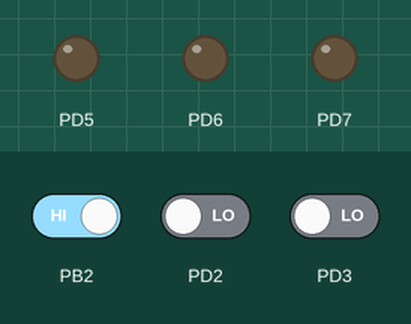
Recording of a program running on a simulated ATmega32, built with avr-gcc and emulated at 1 MHz (the files do not name the chip). Parts: output pins drawn as LEDs (lit = HIGH). The inputs (shaded band) are chosen by the test bench; at power-on: PB2 HIGH, PD2 LOW, PD3 LOW.

Above: at 1.2 s.
1.3 s: PB2 driven LOW
At 1.6 s:
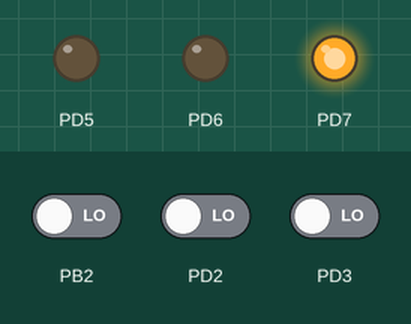
3.8 s: PD2 driven HIGH
At 4.6 s:
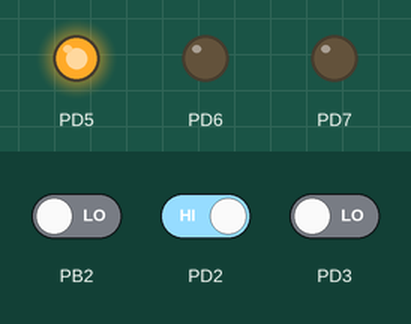
6.3 s: PD3 driven HIGH
At 6.6 s:
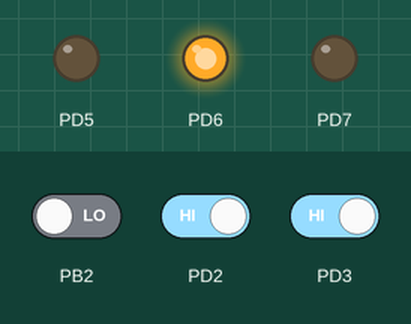
Timing chart, 0 to 9.3 s (numbered marks = the images above; inputs shaded):
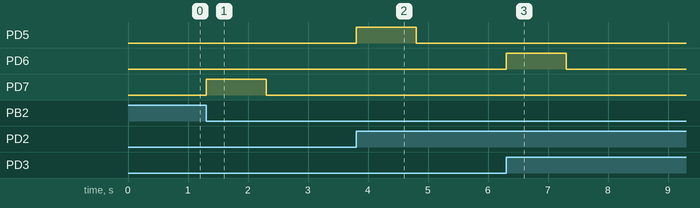

Measured:
- after the input at 1.3 s, PD7: LOW → HIGH at once, → LOW 1.0 s later
- after the input at 3.8 s, PD5: LOW → HIGH at once, → LOW 1.0 s later
- after the input at 6.3 s, PD6: LOW → HIGH at once, → LOW 1.0 s later

The program:

main.c
```c
/*
 * ISR_Project.c
 *
 * Created: 9/10/2023 7:28:51 AM
 * Author : Hussein Sabry
 */

#include <avr/io.h>
#include <avr/interrupt.h>
#include <util/delay.h>


#define SET_BIT(ADDRESS,BIT) ADDRESS |= (1<<BIT)
#define RESET_BIT(ADDRESS,BIT) ADDRESS &= ~(1<<BIT)
#define TOGGLE_BIT(ADDRESS,BIT) ADDRESS ^= (1<<BIT)
#define READ_BIT(ADDRESS,BIT) ((ADDRESS & (1<<BIT))>>BIT)


int main(void)
{
	// SET ANY LOGICAL CHANGE
	SET_BIT(MCUCR,0);
	RESET_BIT(MCUCR,1);

	//SET RAISING EDGE
	SET_BIT(MCUCR,2);
	SET_BIT(MCUCR,3);

	//SET FALLING EDGE
	SET_BIT(MCUCR,6);


	// SET ALL GENERAL INTERRUPT CONTROL REGERTER
	SET_BIT(GICR,5);
	SET_BIT(GICR,6);
	SET_BIT(GICR,7);

	//set bit as output bit 5,6,7

	SET_BIT(DDRD,5);
	SET_BIT(DDRD,6);
	SET_BIT(DDRD,7);


	//GLOBAL INTERRUPT ENABLE sei is a fuction in avr libr. to set GI reg. enebled
	sei();


    /* Replace with your application code */
	//reat bit after interrupt.
    while (1)
    {
		RESET_BIT(PORTD,5);
	    RESET_BIT(PORTD,6);
		RESET_BIT(PORTD,7);

    }
}

ISR(INT0_vect){

	SET_BIT(PORTD,5);
	_delay_ms(1000);

}
ISR(INT1_vect){

	SET_BIT(PORTD,6);
	_delay_ms(1000);

}
ISR(INT2_vect){

	SET_BIT(PORTD,7);
	_delay_ms(1000);
}
```

delay.h
```c
// (licence header left out)
/* $Id$ */

#ifndef _UTIL_DELAY_H_
#define _UTIL_DELAY_H_ 1

#ifndef __DOXYGEN__
#  ifndef __HAS_DELAY_CYCLES
#    define __HAS_DELAY_CYCLES 1
#  endif
#endif  /* __DOXYGEN__ */

#include <inttypes.h>
#include <util/delay_basic.h>
#include <math.h>

/** \file */
/** \defgroup util_delay <util/delay.h>: Convenience functions for busy-wait delay loops
    \code
    #define F_CPU 1000000UL  // 1 MHz
    //#define F_CPU 14.7456E6
    #include <util/delay.h>
    \endcode

    \note As an alternative method, it is possible to pass the
    F_CPU macro down to the compiler from the Makefile.
    Obviously, in that case, no \c \#define statement should be
    used.

    The functions in this header file are wrappers around the basic
    busy-wait functions from <util/delay_basic.h>.  They are meant as
    convenience functions where actual time values can be specified
    rather than a number of cycles to wait for.  The idea behind is
    that compile-time constant expressions will be eliminated by
    compiler optimization so floating-point expressions can be used
    to calculate the number of delay cycles needed based on the CPU
    frequency passed by the macro F_CPU.

    \note In order for these functions to work as intended, compiler
    optimizations <em>must</em> be enabled, and the delay time
    <em>must</em> be an expression that is a known constant at
    compile-time.  If these requirements are not met, the resulting
    delay will be much longer (and basically unpredictable), and
    applications that otherwise do not use floating-point calculations
    will experience severe code bloat by the floating-point library
    routines linked into the application.

    The functions available allow the specification of microsecond, and
    millisecond delays directly, using the application-supplied macro
    F_CPU as the CPU clock frequency (in Hertz).

*/

#if !defined(__DOXYGEN__)
static __inline__ void _delay_us(double __us) __attribute__((__always_inline__));
static __inline__ void _delay_ms(double __ms) __attribute__((__always_inline__));
#endif

#ifndef F_CPU 1000000UL
/* prevent compiler error by supplying a default */
# warning "F_CPU not defined for <util/delay.h>"
/** \ingroup util_delay
    \def F_CPU
    \brief CPU frequency in Hz

    The macro F_CPU specifies the CPU frequency to be considered by
    the delay macros.  This macro is normally supplied by the
    environment (e.g. from within a project header, or the project's
    Makefile).  The value 1 MHz here is only provided as a "vanilla"
    fallback if no such user-provided definition could be found.

    In terms of the delay functions, the CPU frequency can be given as
    a floating-point constant (e.g. 3.6864E6 for 3.6864 MHz).
    However, the macros in <util/setbaud.h> require it to be an
    integer value.
 */
# define F_CPU 1000000UL
#endif

#ifndef __OPTIMIZE__
# warning "Compiler optimizations disabled; functions from <util/delay.h> won't work as designed"
#endif

#if __HAS_DELAY_CYCLES && defined(__OPTIMIZE__) && \
  !defined(__DELAY_BACKWARD_COMPATIBLE__) &&	   \
  __STDC_HOSTED__
#  include <math.h>
#endif

/**
   \in group util_delay

   Perform a delay of \c __ms milliseconds, using _delay_loop_2().

   The macro F_CPU is supposed to be defined to a
   constant defining the CPU clock frequency (in Hertz).

   The maximal possible delay is 262.14 ms / F_CPU in MHz.

   When the user request delay which exceed the maximum possible one,
   _delay_ms() provides a decreased resolution functionality. In this
   mode _delay_ms() will work with a resolution of 1/10 ms, providing
   delays up to 6.5535 seconds (independent from CPU frequency).  The
   user will not be informed about decreased resolution.

   If the avr-gcc toolchain has __builtin_avr_delay_cycles()
   support, maximal possible delay is 4294967.295 ms/ F_CPU in MHz. For
   values greater than the maximal possible delay, overflows results in
   no delay i.e., 0ms.

   Conversion of \c __ms into clock cycles may not always result in
   integer.  By default, the clock cycles rounded up to next
   integer. This ensures that the user gets at least \c __ms
   microseconds of delay.

   Alternatively, by defining the macro \c __DELAY_ROUND_DOWN__, or
   \c __DELAY_ROUND_CLOSEST__, before including this header file, the
   algorithm can be made to round down, or round to closest integer,
   respectively.

   \note

   The implementation of _delay_ms() based on
   __builtin_avr_delay_cycles() is not backward compatible with older
   implementations.  In order to get functionality backward compatible
   with previous versions, the macro \c "__DELAY_BACKWARD_COMPATIBLE__"
   must be defined before including this header file. Also, the
   backward compatible algorithm will be chosen if the code is
   compiled in a <em>freestanding environment</em> (GCC option
   \c -ffreestanding), as the math functions required for rounding are
   not available to the compiler then.

 */
void
_delay_ms(double __ms)
{
	double __tmp ;
#if __HAS_DELAY_CYCLES && defined(__OPTIMIZE__) && \
  !defined(__DELAY_BACKWARD_COMPATIBLE__) &&	   \
  __STDC_HOSTED__
	uint32_t __ticks_dc;
	extern void __builtin_avr_delay_cycles(unsigned long);
	__tmp = ((F_CPU) / 1e3) * __ms;

	#if defined(__DELAY_ROUND_DOWN__)
		__ticks_dc = (uint32_t)fabs(__tmp);

	#elif defined(__DELAY_ROUND_CLOSEST__)
		__ticks_dc = (uint32_t)(fabs(__tmp)+0.5);

	#else
		//round up by default
		__ticks_dc = (uint32_t)(ceil(fabs(__tmp)));
	#endif

	__builtin_avr_delay_cycles(__ticks_dc);

#else
	uint16_t __ticks;
	__tmp = ((F_CPU) / 4e3) * __ms;
	if (__tmp < 1.0)
		__ticks = 1;
	else if (__tmp > 65535)
	{
		//	__ticks = requested delay in 1/10 ms
		__ticks = (uint16_t) (__ms * 10.0);
		while(__ticks)
		{
			// wait 1/10 ms
			_delay_loop_2(((F_CPU) / 4e3) / 10);
			__ticks --;
		}
		return;
	}
	else
		__ticks = (uint16_t)__tmp;
	_delay_loop_2(__ticks);
#endif
}

/**
   \ingroup util_delay

   Perform a delay of \c __us microseconds, using _delay_loop_1().

   The macro F_CPU is supposed to be defined to a
   constant defining the CPU clock frequency (in Hertz).

   The maximal possible delay is 768 us / F_CPU in MHz.

   If the user requests a delay greater than the maximal possible one,
   _delay_us() will automatically call _delay_ms() instead.  The user
   will not be informed about this case.

   If the avr-gcc toolchain has __builtin_avr_delay_cycles()
   support, maximal possible delay is 4294967.295 us/ F_CPU in MHz. For
   values greater than the maximal possible delay, overflow results in
   no delay i.e., 0us.

   Conversion of \c __us into clock cycles may not always result in
   integer.  By default, the clock cycles rounded up to next
   integer. This ensures that the user gets at least \c __us
   microseconds of delay.

   Alternatively, by defining the macro \c __DELAY_ROUND_DOWN__, or
   \c __DELAY_ROUND_CLOSEST__, before including this header file, the
   algorithm can be made to round down, or round to closest integer,
   respectively.

   \note

   The implementation of _delay_ms() based on
   __builtin_avr_delay_cycles() is not backward compatible with older
   implementations.  In order to get functionality backward compatible
   with previous versions, the macro \c __DELAY_BACKWARD_COMPATIBLE__
   must be defined before including this header file. Also, the
   backward compatible algorithm will be chosen if the code is
   compiled in a <em>freestanding environment</em> (GCC option
   \c -ffreestanding), as the math functions required for rounding are
   not available to the compiler then.

 */
void
_delay_us(double __us)
{
	double __tmp ;
#if __HAS_DELAY_CYCLES && defined(__OPTIMIZE__) && \
  !defined(__DELAY_BACKWARD_COMPATIBLE__) &&	   \
  __STDC_HOSTED__
	uint32_t __ticks_dc;
	extern void __builtin_avr_delay_cycles(unsigned long);
	__tmp = ((F_CPU) / 1e6) * __us;

	#if defined(__DELAY_ROUND_DOWN__)
		__ticks_dc = (uint32_t)fabs(__tmp);

	#elif defined(__DELAY_ROUND_CLOSEST__)
		__ticks_dc = (uint32_t)(fabs(__tmp)+0.5);

	#else
		//round up by default
		__ticks_dc = (uint32_t)(ceil(fabs(__tmp)));
	#endif

	__builtin_avr_delay_cycles(__ticks_dc);

#else
	uint8_t __ticks;
	double __tmp2 ;
	__tmp = ((F_CPU) / 3e6) * __us;
	__tmp2 = ((F_CPU) / 4e6) * __us;
	if (__tmp < 1.0)
		__ticks = 1;
	else if (__tmp2 > 65535)
	{
		_delay_ms(__us / 1000.0);
	}
	else if (__tmp > 255)
	{
		uint16_t __ticks=(uint16_t)__tmp2;
		_delay_loop_2(__ticks);
		return;
	}
	else
		__ticks = (uint8_t)__tmp;
	_delay_loop_1(__ticks);
#endif
}


#endif /* _UTIL_DELAY_H_ */
```
